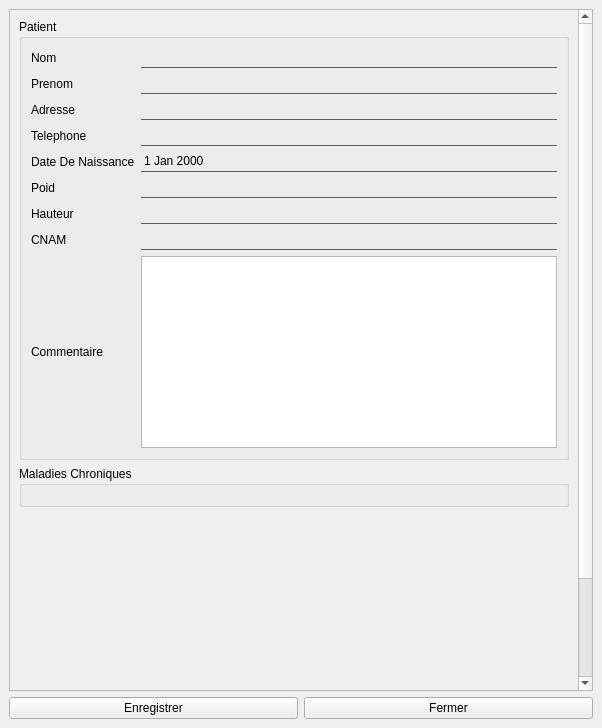
<?xml version="1.0" encoding="UTF-8"?>
<ui version="4.0">
 <class>MainWindow</class>
 <widget class="QMainWindow" name="MainWindow">
  <property name="geometry">
   <rect>
    <x>0</x>
    <y>0</y>
    <width>602</width>
    <height>728</height>
   </rect>
  </property>
  <property name="sizePolicy">
   <sizepolicy hsizetype="Preferred" vsizetype="Fixed">
    <horstretch>0</horstretch>
    <verstretch>0</verstretch>
   </sizepolicy>
  </property>
  <property name="baseSize">
   <size>
    <width>0</width>
    <height>2000</height>
   </size>
  </property>
  <property name="windowTitle">
   <string>Fiche Patient</string>
  </property>
  <widget class="QWidget" name="centralwidget">
   <layout class="QVBoxLayout" name="verticalLayout">
    <item>
     <widget class="QScrollArea" name="scrollArea">
      <property name="sizePolicy">
       <sizepolicy hsizetype="Expanding" vsizetype="Expanding">
        <horstretch>0</horstretch>
        <verstretch>0</verstretch>
       </sizepolicy>
      </property>
      <property name="minimumSize">
       <size>
        <width>0</width>
        <height>0</height>
       </size>
      </property>
      <property name="baseSize">
       <size>
        <width>0</width>
        <height>2000</height>
       </size>
      </property>
      <property name="styleSheet">
       <string notr="true">QLineEdit{
background-color:rgba(0,0,0,0);
border:1px solid rgba(0,0,0,0);
border-bottom-color:#0174DF;
padding-bottom:2px;
}
QDateEdit{
background-color:rgba(0,0,0,0);
border:1px solid rgba(0,0,0,0);
border-bottom-color:#0174DF;
padding-bottom:2px;}</string>
      </property>
      <property name="widgetResizable">
       <bool>true</bool>
      </property>
      <widget class="QWidget" name="scrollAreaWidgetContents">
       <property name="geometry">
        <rect>
         <x>0</x>
         <y>0</y>
         <width>565</width>
         <height>800</height>
        </rect>
       </property>
       <property name="minimumSize">
        <size>
         <width>0</width>
         <height>800</height>
        </size>
       </property>
       <layout class="QVBoxLayout" name="verticalLayout_2">
        <item>
         <widget class="QGroupBox" name="groupBox">
          <property name="styleSheet">
           <string notr="true">#QLineEdit{
background-color:rgba(0,0,0,0);
border:1px solid rgba(0,0,0,0);
border-bottom-color:rgba(46,82,101,255);
padding-bottom:3px;
}</string>
          </property>
          <property name="title">
           <string>Patient</string>
          </property>
          <layout class="QGridLayout" name="gridLayout">
           <item row="4" column="2">
            <widget class="QDateEdit" name="date"/>
           </item>
           <item row="9" column="0">
            <widget class="QLabel" name="label_9">
             <property name="text">
              <string>Commentaire</string>
             </property>
            </widget>
           </item>
           <item row="5" column="0">
            <widget class="QLabel" name="label_6">
             <property name="text">
              <string>Poid</string>
             </property>
            </widget>
           </item>
           <item row="0" column="0">
            <widget class="QLabel" name="label">
             <property name="text">
              <string>Nom</string>
             </property>
            </widget>
           </item>
           <item row="0" column="2">
            <widget class="QLineEdit" name="nom">
             <property name="styleSheet">
              <string notr="true"/>
             </property>
            </widget>
           </item>
           <item row="1" column="0">
            <widget class="QLabel" name="label_2">
             <property name="text">
              <string>Prenom</string>
             </property>
            </widget>
           </item>
           <item row="2" column="0">
            <widget class="QLabel" name="label_3">
             <property name="text">
              <string>Adresse</string>
             </property>
            </widget>
           </item>
           <item row="2" column="2">
            <widget class="QLineEdit" name="adresse"/>
           </item>
           <item row="1" column="2">
            <widget class="QLineEdit" name="prenom"/>
           </item>
           <item row="3" column="0">
            <widget class="QLabel" name="label_4">
             <property name="text">
              <string>Telephone</string>
             </property>
            </widget>
           </item>
           <item row="3" column="2">
            <widget class="QLineEdit" name="tel"/>
           </item>
           <item row="8" column="2">
            <widget class="QLineEdit" name="cnam"/>
           </item>
           <item row="5" column="2">
            <widget class="QLineEdit" name="poid"/>
           </item>
           <item row="4" column="0" colspan="2">
            <widget class="QLabel" name="label_5">
             <property name="text">
              <string>Date De Naissance</string>
             </property>
            </widget>
           </item>
           <item row="6" column="0">
            <widget class="QLabel" name="label_7">
             <property name="text">
              <string>Hauteur</string>
             </property>
            </widget>
           </item>
           <item row="9" column="2">
            <widget class="QPlainTextEdit" name="commentaire">
             <property name="minimumSize">
              <size>
               <width>0</width>
               <height>0</height>
              </size>
             </property>
            </widget>
           </item>
           <item row="6" column="2">
            <widget class="QLineEdit" name="haut"/>
           </item>
           <item row="8" column="0">
            <widget class="QLabel" name="label_8">
             <property name="text">
              <string>CNAM</string>
             </property>
            </widget>
           </item>
          </layout>
         </widget>
        </item>
        <item>
         <widget class="QGroupBox" name="mal_chron">
          <property name="title">
           <string>Maladies Chroniques</string>
          </property>
          <layout class="QGridLayout" name="gridLayout_2"/>
         </widget>
        </item>
        <item>
         <spacer name="verticalSpacer">
          <property name="orientation">
           <enum>Qt::Vertical</enum>
          </property>
          <property name="sizeHint" stdset="0">
           <size>
            <width>20</width>
            <height>40</height>
           </size>
          </property>
         </spacer>
        </item>
       </layout>
      </widget>
     </widget>
    </item>
    <item>
     <layout class="QHBoxLayout" name="horizontalLayout">
      <item>
       <widget class="QPushButton" name="enregistrer">
        <property name="text">
         <string>Enregistrer</string>
        </property>
       </widget>
      </item>
      <item>
       <widget class="QPushButton" name="fermer">
        <property name="text">
         <string>Fermer</string>
        </property>
       </widget>
      </item>
     </layout>
    </item>
   </layout>
  </widget>
 </widget>
 <resources/>
 <connections/>
</ui>
